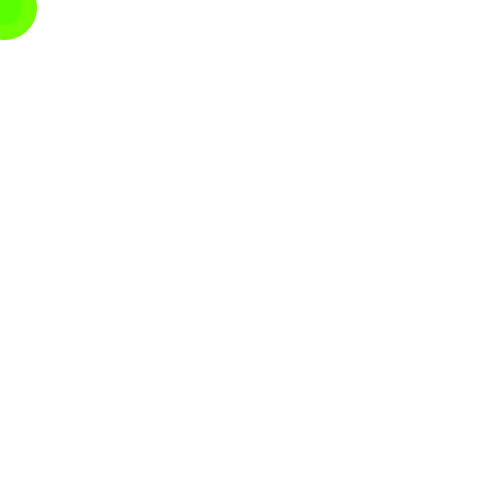
Frame 1 (no input)
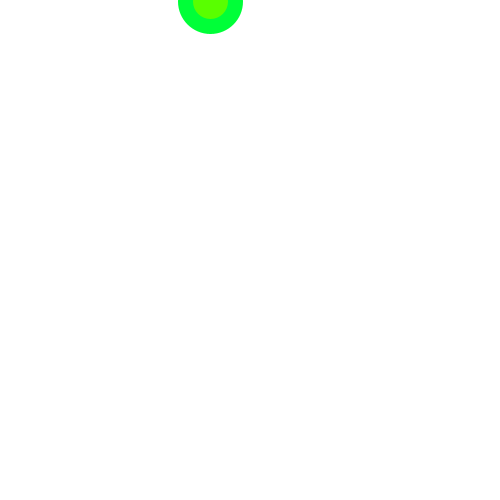
Frame 60 (the mouse pressed at the canvas centre just before this capture)
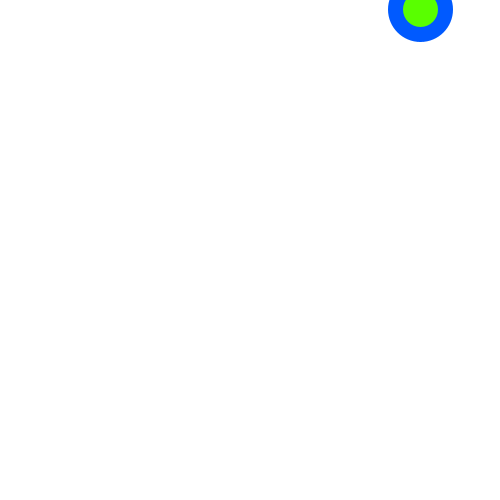
Frame 120 (the mouse held since frame 60 and released just before this capture)

The Processing sketch that drew these frames (run headless with seeded random() and noise(); from frame 60 on, the mouse is pressed at the canvas centre):

// Processing sketch: processing_105023
// ── processing_105023.pde

//declare variable
float xPos1;
float yPos1;
int rad1;
float speed1;
Float speed2;

//setup function
void setup() {
  size(500, 500);
  colorMode(HSB, 255);
  background(random(0, 255), 255, 255); 
  xPos1=0.5;
  yPos1=1.5;
  rad1=width/10;
  speed1=3.5;
  speed2=5.1;
}

//draw fucntion
void draw() {
  background(255);
  stroke(random(0, 255), 255, 255);
  strokeWeight(15);
  fill(70, 255, 255);
  xPos1+=speed1;
  speed2=speed2+1;
  yPos1+=speed2;

  if (yPos1 > height) {
    speed2=-speed2;
    yPos1=height;
  }
  if (yPos1 < 0) {
    speed2=-speed2;
  }
  if (xPos1 > width) {
    speed1=-speed1;
  }
  if (xPos1 <0) {
    speed1=-speed1;
  }
  
  ellipse(xPos1, yPos1, rad1, rad1);
}
